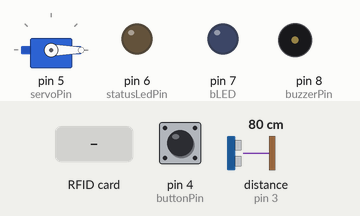
Bench run of a sketch on a simulated Arduino Uno, built with avr-gcc and run on an emulated ATmega328P. Parts: servo, output pins drawn as LEDs (lit = HIGH), buzzer (waves = sounding). Wiring (inferred from the names in the program): ultrasonic range finder: trigger pin 2; echo pin 3. The test bench sets the inputs (shaded band); at power-on: pin 4 (buttonPin) HIGH, distance to the obstacle (sensor on pin 3) 80 cm. The echo pulse lasts 58.3 µs per cm; pins used as bus, display or sensor lines are not drawn; what the sketch prints to the serial monitor is not drawn.

Above: at 1.2 s.
1.3 s: pin 4 (buttonPin) pulled LOW for 0.15 s
At 1.48 s:
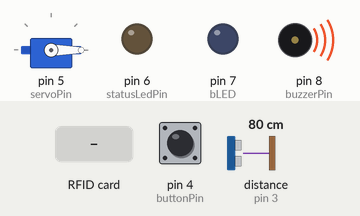
3.1 s: distance to the obstacle (sensor on pin 3) set to 12 cm
4.6 s: distance to the obstacle (sensor on pin 3) set to 9 cm
At 5.3 s:
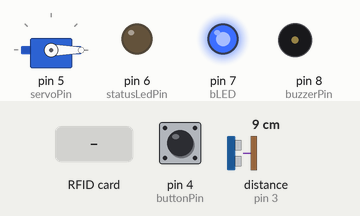
6.1 s: RFID card 5E 7A 19 C4 held to the reader
At 6.9 s:
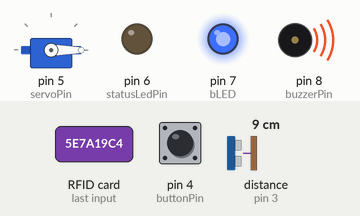
8.6 s: pin 4 (buttonPin) pulled LOW for 1 s
At 9.2 s:
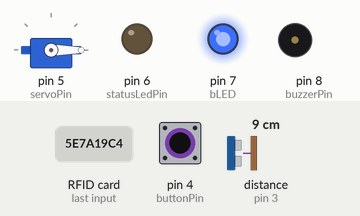
11.1 s: RFID card 5E 7A 19 C4 held to the reader
At 13.4 s:
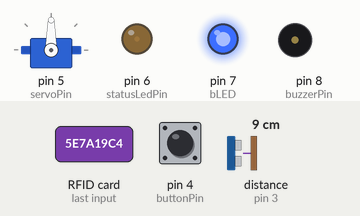
Timing chart, 0 to 16.6 s (numbered marks = the images above; inputs shaded):
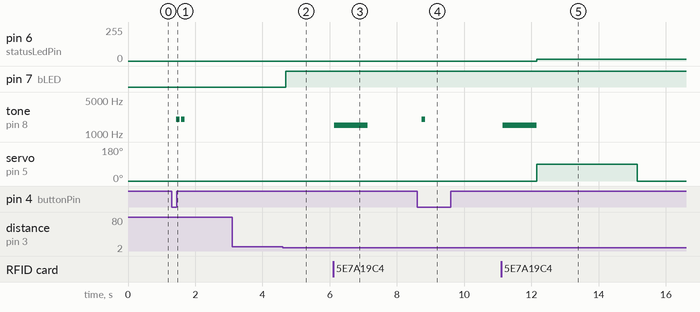

The sketch:

ParkEase.ino
```cpp
/*
 * 스마트 주차 시스템 (부저 로직 수정)
 * - 핀: 부저(8), 밝기LED(6), 버튼(4), 서보(5), 주차LED(7), 초음파(2,3), NFC(9-13)
 * - 기능:
 * 1. [버튼 모드 변경] 시 '삑' 또는 '삑삑' 소리가 납니다.
 * 2. [NFC 카드 태그] 시에만 1초간 '삑-' 소리가 나고 명확히 꺼집니다.
 * 3. [오류] 시에는 소리가 나지 않습니다.
 */

#include <SPI.h>
#include <MFRC522.h>
#include <Servo.h>

// --- 핀 설정 ---
#define RST_PIN   9
#define SS_PIN    10
int trig = 2;
int echo = 3;
int buttonPin = 4;   // 버튼
int servoPin = 5;    // 서보모터
int statusLedPin = 6; // 밝기 조절 LED
int bLED = 7;         // 주차 감지 LED
int buzzerPin = 8;   // ★ 부저 핀 ★
const char* SENSOR_ID = "gate-01";
const float THRESHOLD_CM = 10.0;
unsigned long lastReadingSendMs = 0;
const unsigned long readingIntervalMs = 1000;

// --- 객체 생성 ---
MFRC522 mfrc522(SS_PIN, RST_PIN);
Servo gateServo;
int vehicleCount = 0;
bool isEntryMode = true;
int maxCars = 20;

// 버튼 상태
int lastButtonState = HIGH;
unsigned long lastDebounceTime = 0;
unsigned long debounceDelay = 50;

void sendReadingJson(float distanceCm, float thresholdCm, bool ledState, unsigned long durationUs) {
  bool validDistance = distanceCm > 0;
  Serial.print("{\"type\":\"reading\",\"sensorId\":\"");
  Serial.print(SENSOR_ID);
  Serial.print("\",\"distanceCm\":");
  Serial.print(distanceCm, 1);
  Serial.print(",\"thresholdCm\":");
  Serial.print(thresholdCm, 1);
  Serial.print(",\"ledState\":");
  Serial.print(ledState ? "true" : "false");
  Serial.print(",\"metadata\":{\"durationUs\":");
  Serial.print(durationUs);
  Serial.print(",\"validDistance\":");
  Serial.print(validDistance ? "true" : "false");
  Serial.println("}}");
}

void sendNfcJson(const String& cardId, bool speakerTriggered, bool isEntry, int currentCount, bool validTag) {
  Serial.print("{\"type\":\"nfc\",\"cardId\":\"");
  Serial.print(cardId);
  Serial.print("\",\"speakerTriggered\":");
  Serial.print(speakerTriggered ? "true" : "false");
  Serial.print(",\"metadata\":{\"mode\":\"");
  Serial.print(isEntry ? "entry" : "exit");
  Serial.print("\",\"vehicleCount\":");
  Serial.print(currentCount);
  Serial.print(",\"validTag\":");
  Serial.print(validTag ? "true" : "false");
  Serial.println("}}");
}

void setup() {
  Serial.begin(9600);
  SPI.begin();
  mfrc522.PCD_Init();
  gateServo.attach(servoPin);
  gateServo.write(0);

  pinMode(trig, OUTPUT);
  pinMode(echo, INPUT);
  pinMode(bLED, OUTPUT);
  pinMode(buzzerPin, OUTPUT);      // 부저
  pinMode(buttonPin, INPUT_PULLUP);
  pinMode(statusLedPin, OUTPUT); // 밝기 LED
}

void loop() {

  // ==========================================
  // 1. 버튼 눌림 감지 (모드 전환) - [★ 소리 다시 추가 ★]
  // ==========================================
  int reading = digitalRead(buttonPin);
  if (reading != lastButtonState) lastDebounceTime = millis();

  if ((millis() - lastDebounceTime) > debounceDelay) {
    if (reading == LOW) {
      isEntryMode = !isEntryMode;
      if (isEntryMode) {
        Serial.println(">>> 모드 변경: [입차 모드]");
        tone(buzzerPin, 2000, 100); // ★ 입차 모드 '삑' 소리
      } else {
        Serial.println("<<< 모드 변경: [출차 모드]");
        // ★ 출차 모드 '삑삑' 소리
        tone(buzzerPin, 2000, 100);
        delay(150); // 소리 사이 간격
        tone(buzzerPin, 2000, 100);
      }
      while(digitalRead(buttonPin) == LOW);
    }
  }
  lastButtonState = reading;

  // ==========================================
  // 2. NFC 태그 감지 (★ 1초 부저 울림 ★)
  // ==========================================
  if (mfrc522.PICC_IsNewCardPresent() && mfrc522.PICC_ReadCardSerial()) {

    // ★★★ 요청하신 1초 부저 로직 (가장 먼저 실행) ★★★
    Serial.println("NFC 태그됨! 1초간 부저 울림...");
    tone(buzzerPin, 1500); // 1500Hz 소리로 부저 켜기 (시간 지정 X)
    delay(1000);           // 1초 대기
    noTone(buzzerPin);     // 부저 끄기
    // ★★★ 여기까지 ★★★

    bool validTag = false;
    String cardId = "";

    for (byte i = 0; i < mfrc522.uid.size; i++) {
      if (mfrc522.uid.uidByte[i] < 0x10) {
        cardId += "0";
      }
      cardId += String(mfrc522.uid.uidByte[i], HEX);
    }
    cardId.toUpperCase();

    if (isEntryMode) {
      if (vehicleCount < maxCars) {
        vehicleCount++;
        validTag = true;
        Serial.print("★입차(IN)! ");
      } else {
        Serial.println("!! 주차장 만차 !!");
      }
    } else {
      if (vehicleCount > 0) {
        vehicleCount--;
        validTag = true;
        Serial.print("☆출차(OUT)! ");
      } else {
        Serial.println("!! 출차할 차량 없음 !!");
      }
    }

    Serial.print("현재 차량 수: ");
    Serial.println(vehicleCount);

    // [밝기 조절] - 6번 핀
    int brightness = map(vehicleCount, 0, maxCars, 0, 255);
    analogWrite(statusLedPin, brightness);
    Serial.print("LED 밝기(6번핀): ");
    Serial.println(brightness);

    // [게이트 작동]
    if (validTag) {
      gateServo.write(90);
      // 1초 부저가 울린 후 게이트가 열리고, 3초간 대기
      delay(3000);
      gateServo.write(0);
    }

    sendNfcJson(cardId, true, isEntryMode, vehicleCount, validTag);

    mfrc522.PICC_HaltA();
    mfrc522.PCD_StopCrypto1();
  }

  // ==========================================
  // 3. 초음파 센서 & (파란) LED [소리 없음]
  // ==========================================
  digitalWrite(trig, HIGH);
  delayMicroseconds(10);
  digitalWrite(trig, LOW);

  unsigned long duration = pulseIn(echo, HIGH);
  float distance = (duration * 340) / 10000.0 / 2.0;

  if (distance < THRESHOLD_CM && distance > 0) {
    digitalWrite(bLED, HIGH); // 파란 LED (7번핀)
  } else {
    digitalWrite(bLED, LOW);
  }

  if ((millis() - lastReadingSendMs) >= readingIntervalMs) {
    bool ledState = distance > 0 && distance < THRESHOLD_CM;
    sendReadingJson(distance, THRESHOLD_CM, ledState, duration);
    lastReadingSendMs = millis();
  }

  delay(100);
}
```

Measured:
- the behaviour switches between 11 and 10 cm on distance to the obstacle (sensor on pin 3) (found by bisection; images 1 and 2)
- after the input at 1.3 s, tone on pin 8 (buzzerPin): alternates 2000 Hz for 0.10 s and silent for 0.05 s, 4 changes in all, then stays silent, starting after 0.14 s
- after the input at 3.1 s, every drawn part: stays the same
- after the input at 4.6 s, pin 7 (bLED): LOW → HIGH after 0.09 s
- after the input at 6.1 s, tone on pin 8 (buzzerPin): silent → 1500 Hz at once, → silent 1.0 s later
- after the input at 8.6 s, tone on pin 8 (buzzerPin): silent → 2000 Hz after 0.14 s, → silent 0.10 s later
- after the input at 11.1 s, pin 6 (statusLedPin): 0/255 → 12/255 after 1.1 s; tone on pin 8 (buzzerPin): silent → 1500 Hz after 0.06 s, → silent 1.0 s later; servo on pin 5 (servoPin): 0° → 90° after 1.1 s, → 0° 3.0 s later
